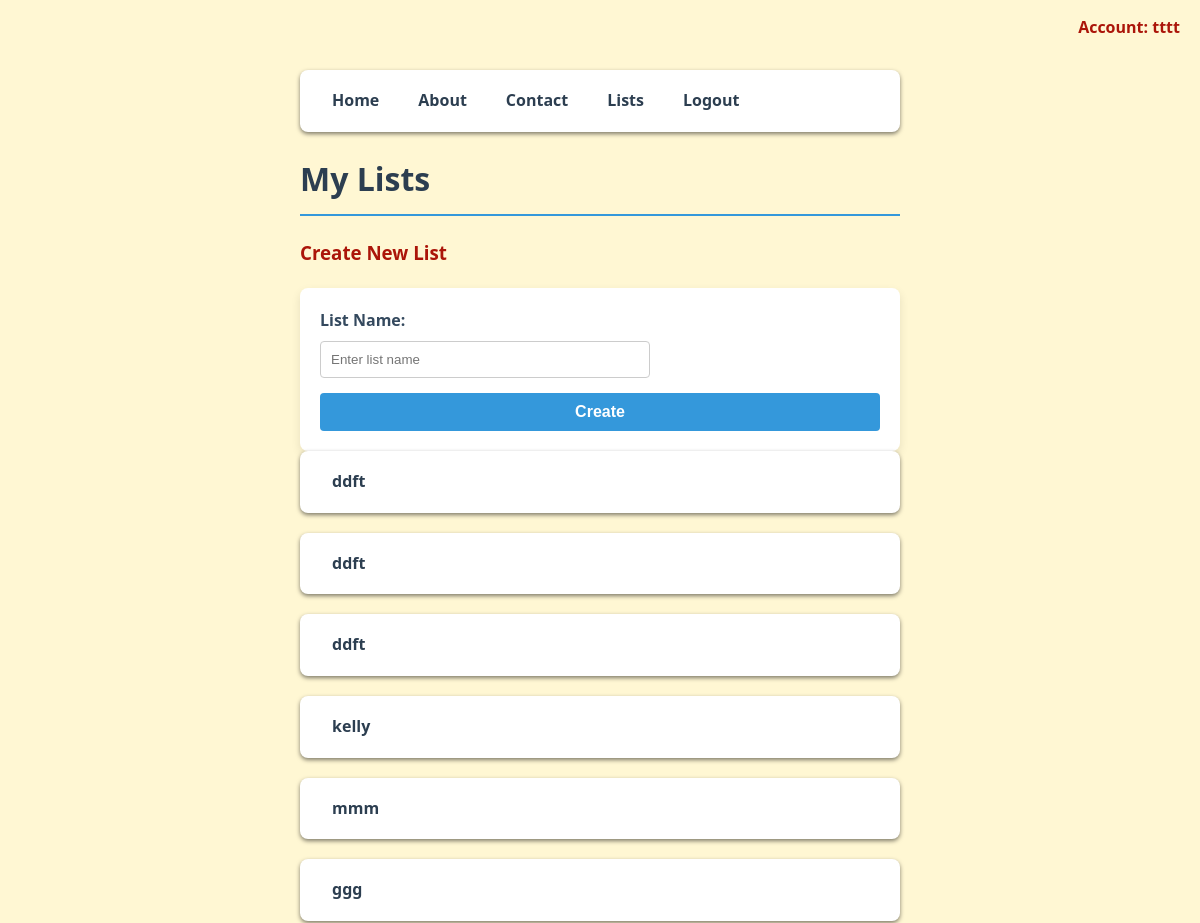
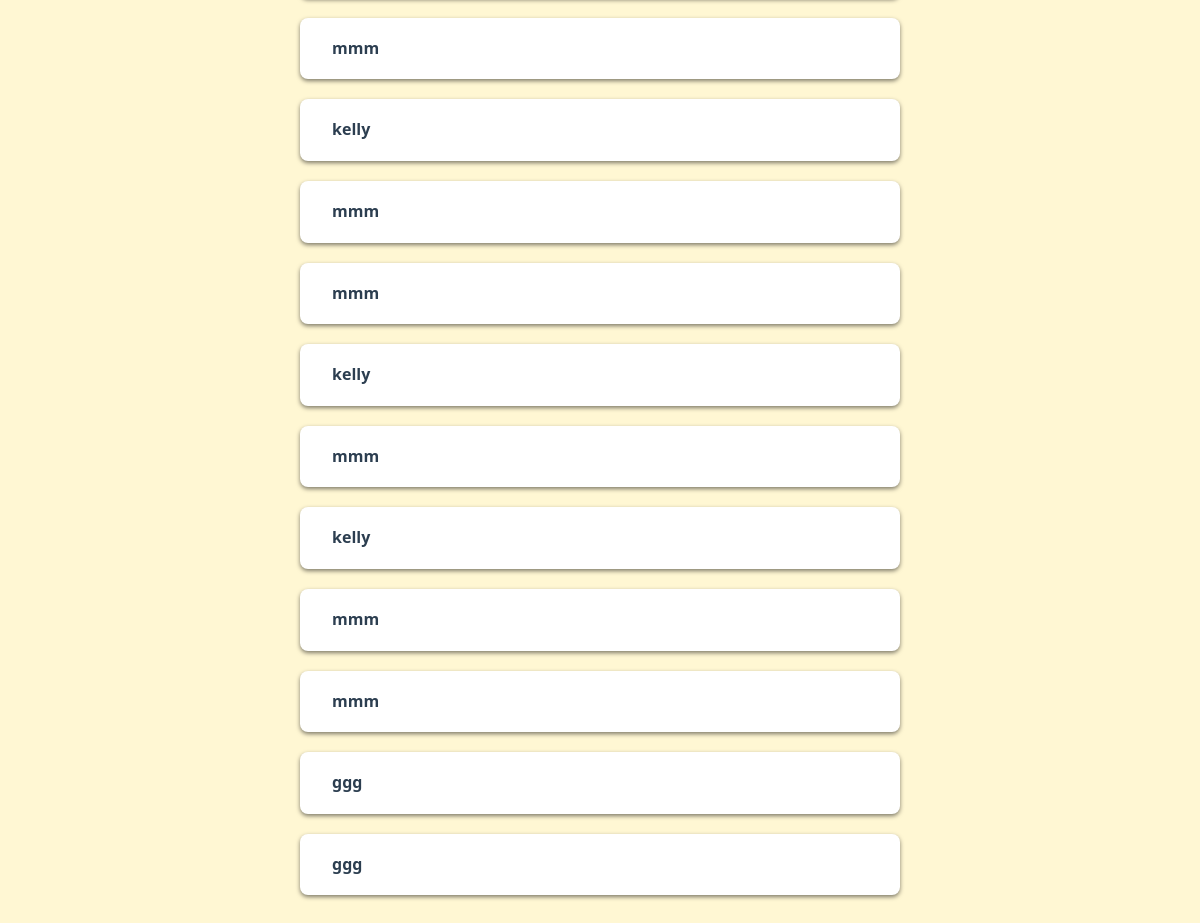
The app's page /lists (signed in) with its own data (2 pictures, top to bottom).
### site.py (models this page shows)
class Group(db.Model):
    id = db.Column(db.Integer, primary_key=True)
    name = db.Column(db.String(100), nullable=False)
    user_id = db.Column(db.Integer, db.ForeignKey('user.id'), nullable=False)
    items = db.relationship('Item', backref='group', lazy=True)

### site.py (the view)
@app.route('/lists')
def lists():
    username = session.get('username')
    if not username:
        return redirect(url_for('login'))
    user = User.query.filter_by(username=username).first()
    if user:
        user_lists = Group.query.filter_by(user_id=user.id).all()
        return render_template('lists.html', lists=user_lists, username=username)
    return redirect(url_for('home'))

### templates/lists.html (shortened to what this page needs)
<!DOCTYPE html>
<html lang="en">
<head>
    <link rel="stylesheet" href="{{ url_for('static', filename='style.css') }}">
</head>
<body>
    <nav>
        <a href="{{url_for('home') }}">Home</a>
        <a href="{{url_for('about') }}">About</a>
        <a href="{{url_for('contact') }}">Contact</a>
        <a href="{{url_for('lists') }}">Lists</a>
        {% if username %}
        <a href="{{ url_for('logout') }}">Logout</a>
        {% else %}
        <a href="{{ url_for('login') }}">Login</a>
        <a href="{{ url_for('register') }}">Register</a>
        {% endif %}
    </nav>
    <div style='position: absolute; top:15px; right: 20px; font-weight: bold;'>
        Account: {{ username }}
    </div>
    <h1>My Lists</h1>
    <div class='card'>
        <h3>Create New List</h3>
        <form hx-post="{{ url_for('create_list') }}"
              hx-target='#lists-container'
              hx-swap='beforeend'
              hx-on::after-request="this.reset()">
            <label for="list_name">List Name:</label>
            <input type="text" id="list_name" name="list_name" required placeholder="Enter list name">
            <button type="submit">Create</button>
        </form>
    </div>
    {% for list in lists %}
    <nav class='card'>
        <a class="list-button" href="{{ url_for('inside_list', list_id=list.id) }}">
            {{ list.name }}
        </a>
    </nav>
    {% endfor %}
</body>
</html>

### static/style.css (style rules this page uses)
body { font-family: 'Segoe UI', Tahoma, Verdana, Geneva, sans-serif; background-color: #fff7d3; color: #AB1509; max-width: 600px; margin: 50px auto; padding: 20px; line-height: 1.6; }
h1 { color: #2c3e50; border-bottom: 2px solid #3498db; padding-bottom: 10px; }
nav { margin-bottom: 20px; }
nav a, p a { color: #3498db; text-decoration: none; margin-right: 15px; font-weight: 600; }
form { background: #ffffff; padding: 20px; border-radius: 7px; box-shadow: 0 4px 10px rgba(0, 0, 0, 0.05); margin-top: 20px; }
label { font-weight: 600; color: #34495e }
button[type='submit'] { background-color: #3498db; color: white; padding: 10px 20px; border: none; border-radius: 4px; cursor: pointer; font-size: 16px; font-weight: 600; width: 100%; }
nav { background-color: #ffff; padding: 12px 20px; border-radius: 8px; box-shadow: 0 2px 4px rgba(0, 0, 0, 0.5); margin-bottom: 20px; display: flex; gap: 15px; width:-moz-fit-content; }
nav a { color: #2c3e50; text-decoration: none; font-weight: 600; padding: 6px 12px; border-radius: 4px; transition: background-color 0.2s, color 0.2s; margin-right: 0; }
form { background-color: #ffffff; padding: 20px; border-radius: 8px; box-shadow: 0 4px 10px rgba(0, 0, 0, 0.1); margin-top: 20px; }
label { font-weight: 600; color: #34495e; display: block; margin-bottom: 8px; }
input[type='text'], input[type='password'] { width: 55%; padding: 10px; margin-bottom: 15px; border: 1px solid #ccc; border-radius: 4px; }
html { scroll-behavior: smooth; }
body { overflow-anchor: auto; }

### records on screen
Group: name "ddft"
Group: name "ddft"
Group: name "ddft"
Group: name "kelly"
Group: name "mmm"
Group: name "ggg"
Group: name "mmm"
Group: name "kelly"
Group: name "mmm"
Group: name "mmm"
Group: name "kelly"
Group: name "mmm"
Group: name "kelly"
Group: name "mmm"
Group: name "mmm"
Group: name "ggg"
Group: name "ggg"

### other values on screen
{{ username }} "tttt"
